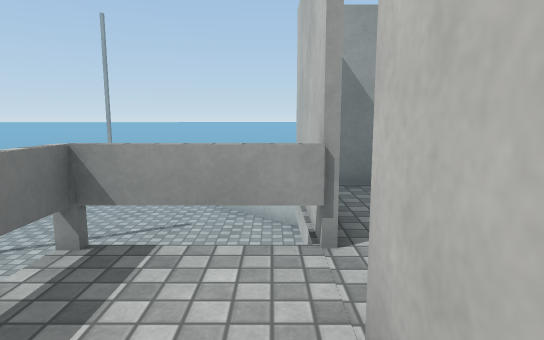
View 1 (above)

19 first-person views from a walk through a scene from a Unity 3-D project. The camera is 1.2 m above the floor, tilts 8° down and sees 75° across. The floor is counted in squares, 1 m on a side. Each view is taken from the middle of a square. On the plan, view 1 faces up. The plan holds only what a view shows up to about 14 squares ahead; the rest is blank. The place goes on beyond the plan. The player character is not drawn. Surface patterns are stand-ins for the level's own textures.

View 2
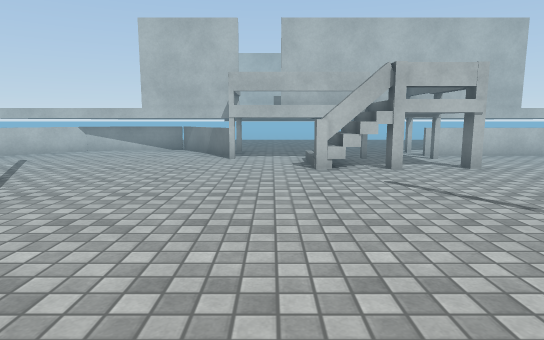

View 3
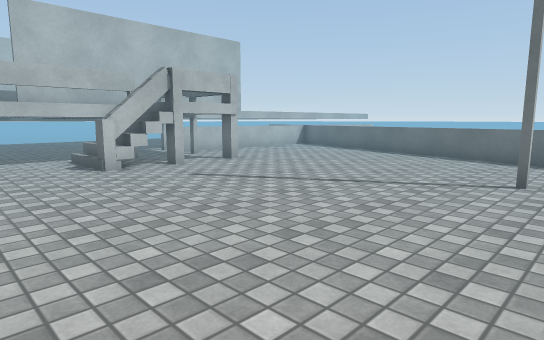

View 4
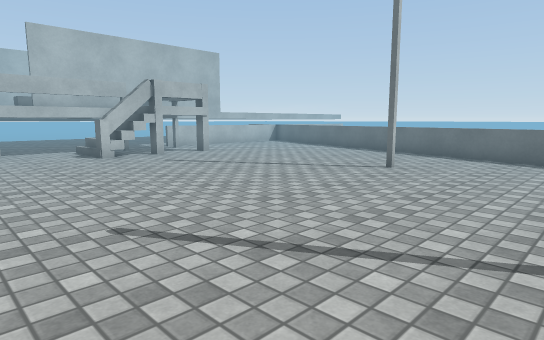

View 5
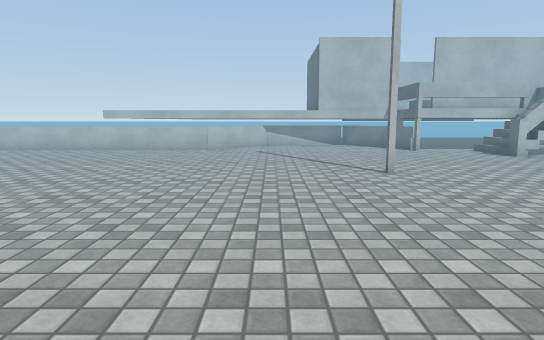

View 6
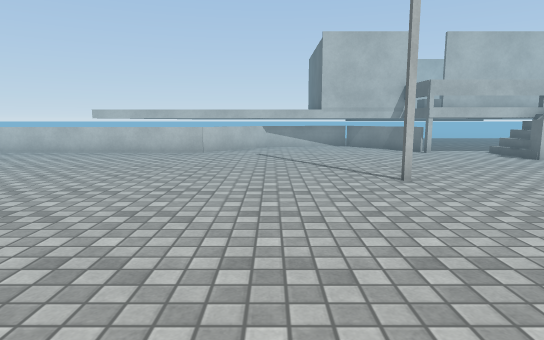

View 7
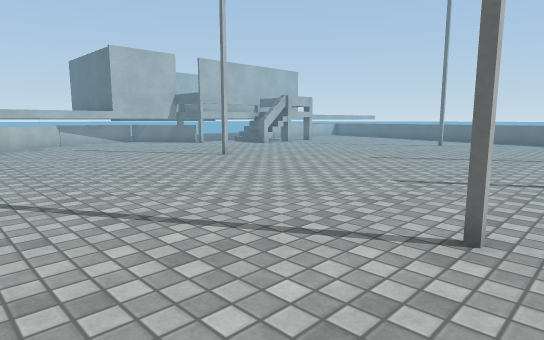

View 8
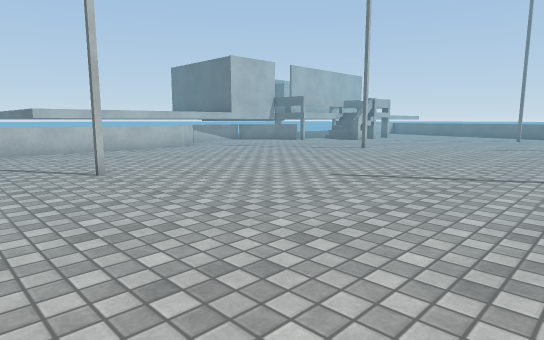

View 9
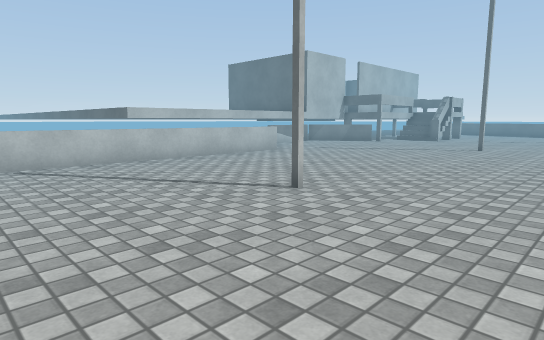

View 10
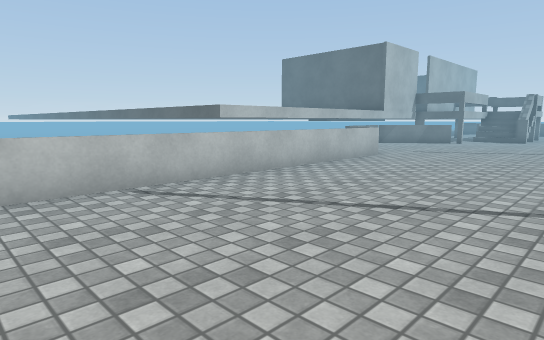

View 11
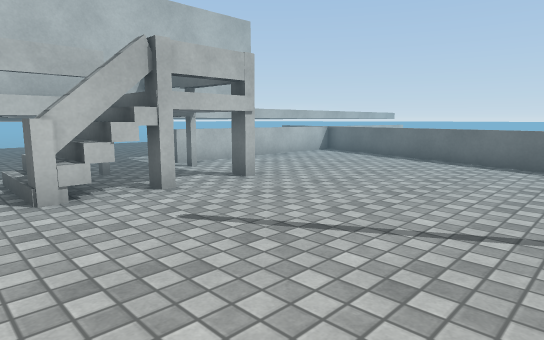

View 12
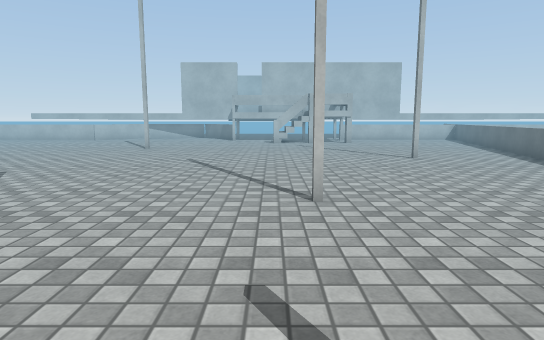

View 13
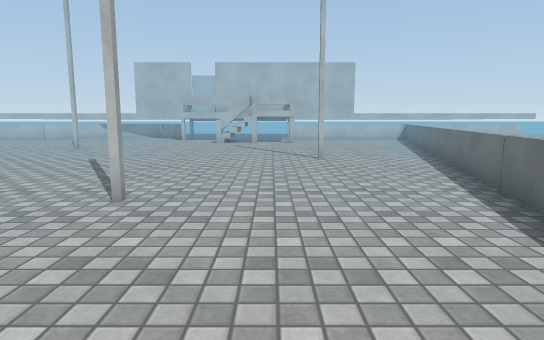

View 14
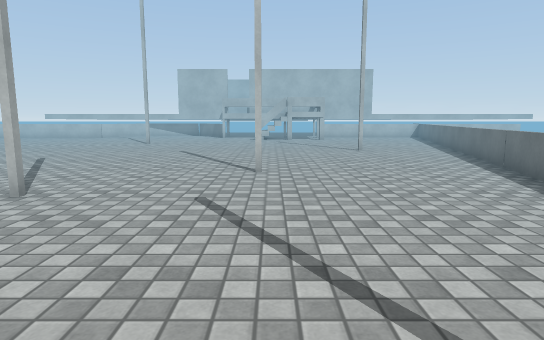

View 15
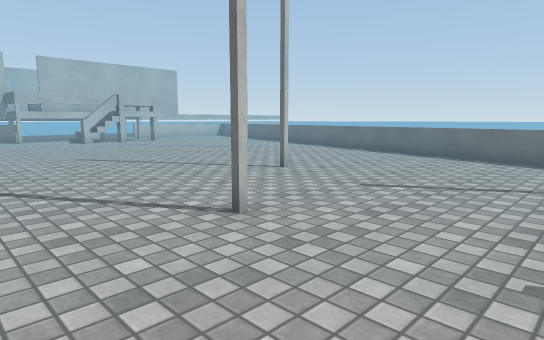

View 16
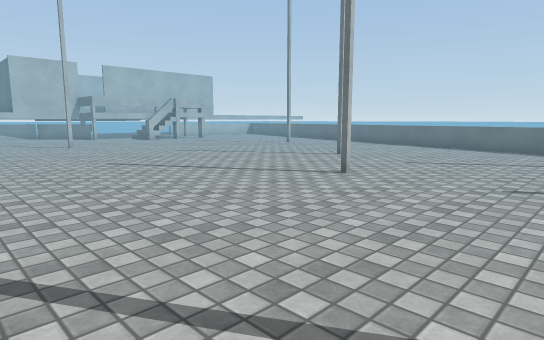

View 17
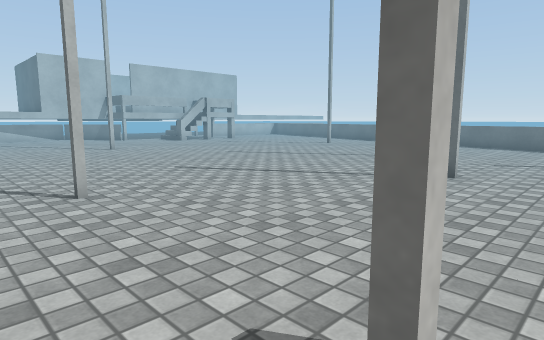

View 18
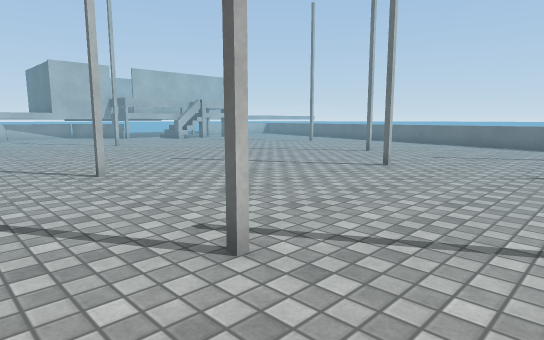

View 19
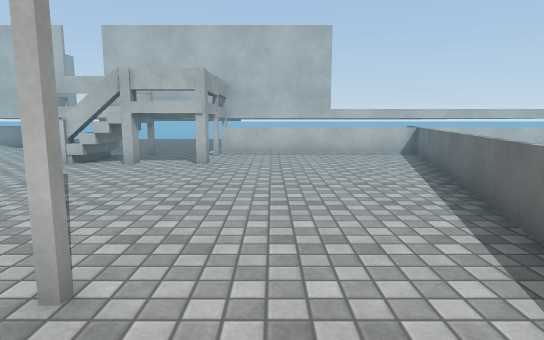

### Floor plan
Key: @ floor where view 1 was taken; # wall or solid block; x gap in a wall; . main floor; : floor 1.75 m higher than the main floor; / step, stairs or slope; = window, fence, low wall or low ledge; ^ raised ledge; v drop or lower ground.
Columns run from 26 left of view 1 to 2 right of it. Each row starts with its distance up from view 1.
 23                   . ...
 22               . ........=
 21                .........=
 20           . ............=
 19            .............=
 18           ..............=
 17           ........#.....=
 16           ..............=
 15            .............=
 14         . ..............=
 13  . ...   ...............=
 12   ......................=
 11  ..#.....................==
 10  ........#................=#
  9  ..........................=
  8  ..........................
  7  ..........................=#
  6   ................#........=#
  5   .........................=
  4   ....#..................==#
  3   ......................#==#
  2   ......................=:::
  1   ....................//=  #
  0 . ......#.............x/= @#
 -1   ....................=/   #
 -2   ....................=    #
 -3    ...........#.......#====^
 -4    =.....................=v
 -5    =====.................=v
 -6        ====..............=v
 -7            ====..........=v
 -8               =====......=
 -9                   ====...=
-10                       ====
-11                          =
-12                          =

Where each view was taken, in squares from view 1:
view 1: 0 up, 0 right, facing up
view 2: 2 up, 13 left, facing right
view 3: 4 up, 13 left, facing down-right
view 4: 5 up, 16 left, facing down-right
view 5: 9 up, 16 left, facing right
view 6: 9 up, 15 left, facing right
view 7: 14 up, 18 left, facing down-right
view 8: 20 up, 16 left, facing down-right
view 9: 22 up, 12 left, facing down-right
view 10: 23 up, 8 left, facing down-right
view 11: 2 up, 10 left, facing down-right
view 12: 1 up, 23 left, facing right
view 13: 2 down, 23 left, facing right
view 14: 0 up, 26 left, facing right
view 15: 7 up, 24 left, facing down-right
view 16: 11 up, 25 left, facing down-right
view 17: 12 up, 23 left, facing down-right
view 18: 13 up, 25 left, facing down-right
view 19: 5 down, 14 left, facing right
